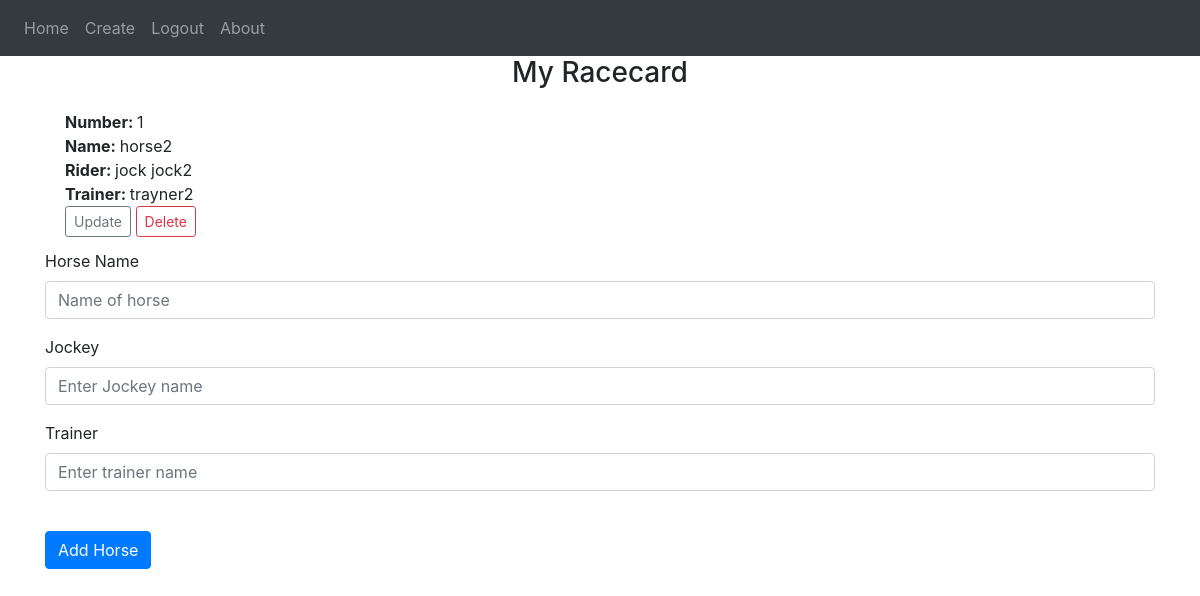
Before: /runner (signed in) with the older database file.
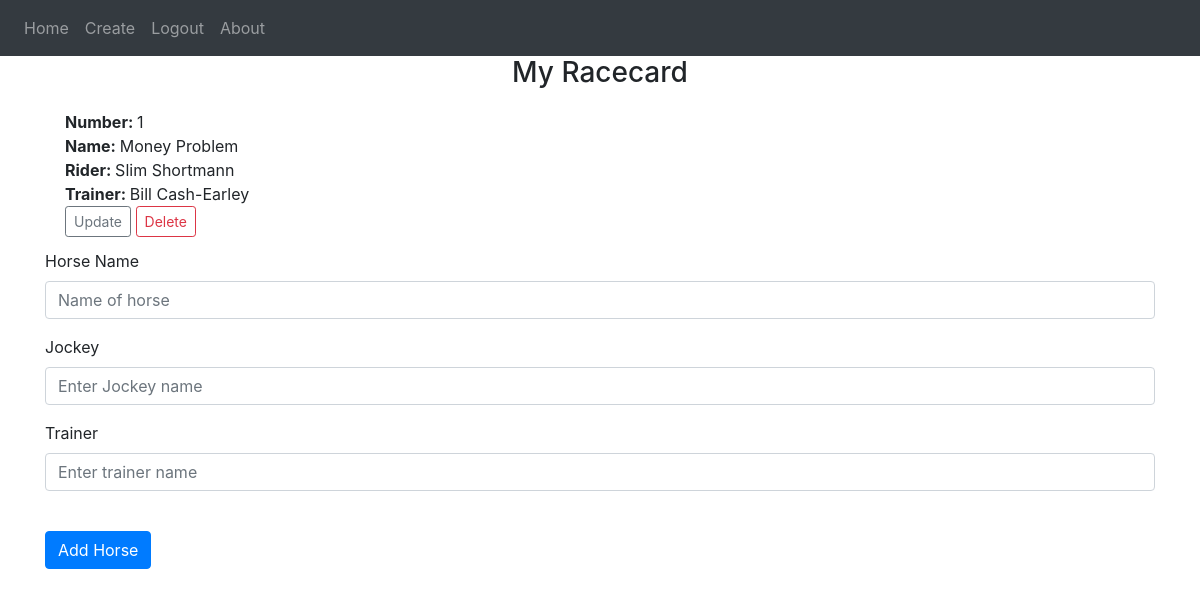
After: the same page with the newer database file.
### website/models.py (models this page shows)
class Runner(db.Model):
    id = db.Column(db.Integer, primary_key=True)
    name = db.Column(db.String(50))
    jockey= db.Column(db.String(50))
    trainer = db.Column(db.String(50))
    user_id = db.Column(db.Integer, db.ForeignKey('user.id'))

### website/views.py (the view, shortened to what this page needs)
@views.route('/runner', methods=['GET', 'POST'])
@login_required
def runner():
    return render_template("runner.html", user=current_user)

### website/__init__.py (called while the page is built)
def create_app():
    app = Flask(__name__)
    app.config['SECRET_KEY'] = 'hjshjhdjah kjshkjdhjs'
    app.config['SQLALCHEMY_DATABASE_URI'] = f'sqlite:///{DB_NAME}'
    db.init_app(app)
    from .views import views
    from .auth import auth
    app.register_blueprint(views, url_prefix='/')
    app.register_blueprint(auth, url_prefix='/')
    from .models import User, Runner
    with app.app_context():
        db.create_all()
    login_manager = LoginManager()
    login_manager.login_view = 'auth.login'
    login_manager.init_app(app)
    @login_manager.user_loader
    def load_user(id):
        return User.query.get(int(id))
    return app

### website/templates/runner.html
{% extends "base.html" %} {% block title %}Runner{% endblock %} {% block
    content %}
      <h3 align="center">My Racecard</h3>
      <div>
        <ul class="list-group list-group-flush" id="runners">
          {% for runner in user.runners %}
          <li class="list-group-item">
            <b>Number: </b>{{runner.id}}<br/>
            <b>Name: </b>{{runner.name}}<br/>
            <b>Rider: </b>{{runner.jockey}}<br/>
            <b>Trainer: </b>{{ runner.trainer}}<br/>
            <a href = "/update/{{ runner.id }}"class="btn btn-outline-secondary btn-sm">Update</a>
            <button type="button" class="btn btn-outline-danger btn-sm" onClick="deleteRunner({{ runner.id }})">Delete</button>
          </li>
        {% endfor %}
      </ul>
    </div>
      <form method="POST">
      <div class="form-group">
        <label for="name">Horse Name</label>
        <input
          type="text"
          class="form-control"
          id="name"
          name="name"
          placeholder="Name of horse"
        />
      </div>
      <div class="form-group">
        <label for="jockey">Jockey</label>
        <input
          type="text"
          class="form-control"
          id="jockey"
          name="jockey"
          placeholder="Enter Jockey name"
        />
      </div>
      <div class="form-group">
        <label for="trainer">Trainer</label>
        <input
          type="text"
          class="form-control"
          id="trainer"
          name="trainer"
          placeholder="Enter trainer name"
        />
      </div>
      <br />
      <button type="submit" class="btn btn-primary">Add Horse</button>
    </form>
    {% endblock %}

Changed rows visible on the page:
changed Runner id 1: name "horse2" → "Money Problem"; jockey "jock jock2" → "Slim Shortmann"; trainer "trayner2" → "Bill Cash-Earley"
